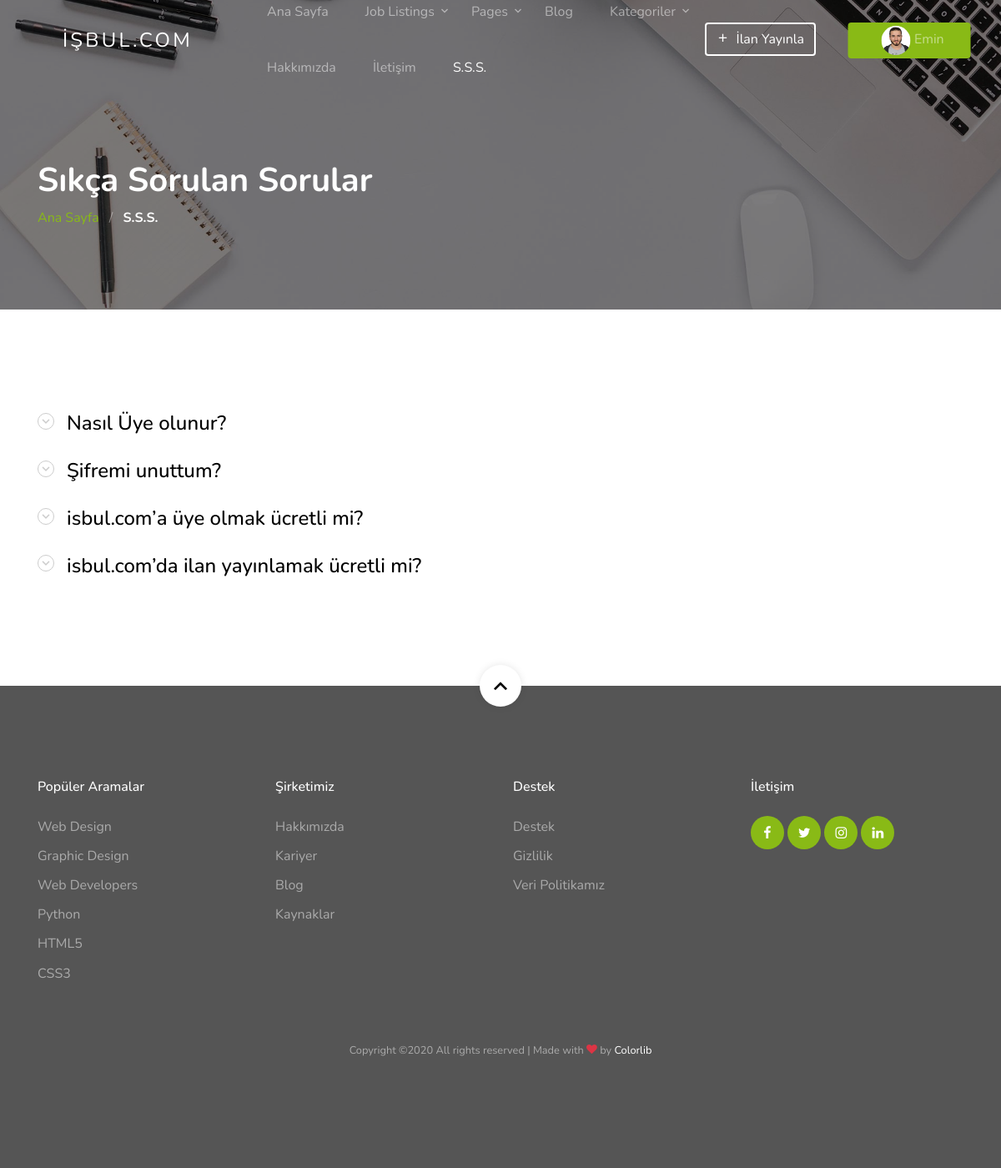
/home/faq.html (signed in), run on the app's committed database.
### home/models.py (models this page shows, shortened)
class Setting(models.Model):
    STATUS = (
        ('True', 'Evet'),
        ('False', 'Hayır'),
    )
    companyname = models.CharField(blank=True, max_length=20)
    title = models.CharField(max_length=150)
    keywords = models.CharField(max_length=255)
    trendingkey1 = models.CharField(blank=True, max_length=25)
    trendingkey2 = models.CharField(blank=True, max_length=25)
    trendingkey3 = models.CharField(blank=True, max_length=25)
    adaysayisi = models.CharField(blank=True, max_length=5)
    paylasilanissayisi = models.CharField(blank=True, max_length=5)
    yerlestirileniscisayisi = models.CharField(blank=True, max_length=5)
    sirketsayisi = models.CharField(blank=True, max_length=5)
    calisanSayisi = models.CharField(blank=True, max_length=5)
    ofisSayisi = models.CharField(blank=True, max_length=5)
    ozgecmisSayisi = models.CharField(blank=True, max_length=20)
    uyeSirketSayisi = models.CharField(blank=True, max_length=10)
    description = models.CharField(max_length=255)
    company = models.CharField(max_length=50)
    address = RichTextUploadingField()
    phone = models.CharField(blank=True, max_length=15)
    fax = models.CharField(blank=True, max_length=15)
    email = models.CharField(blank=True, max_length=50)
    smtpserver = models.CharField(blank=True, max_length=20)
    smtpemail = models.CharField(blank=True, max_length=20)
    smtppassword = models.CharField(blank=True, max_length=10)
    smtpport = models.CharField(blank=True, max_length=5)
    icon = models.ImageField(blank=True, upload_to='images/')
    facebook = models.CharField(blank=True, max_length=50)
    instagram = models.CharField(blank=True, max_length=50)
    twitter = models.CharField(blank=True, max_length=50)
    linkedin = models.CharField(blank=True, max_length=50)
    aboutusTitle = models.TextField(blank=True)
    aboutus = models.TextField(blank=True)
    aboutus2Title = models.TextField(blank=True)
    aboutus2 = models.TextField(blank=True)
    aboutusLink = models.TextField(blank=True)
    aboutusLink2 =models.TextField(blank=True)
    aboutusPicture = models.ImageField(blank=True, upload_to='images/aboutus')
    aboutusPicture2 = models.ImageField(blank=True, upload_to='images/aboutus')
    contact = models.TextField(blank=True)
    references = models.TextField()
    create_at = models.DateTimeField(auto_now_add=True)
    update_at = models.DateTimeField(auto_now=True)
    highlight_index = models.CharField(blank=True, max_length=30)
    highlight_about = models.CharField(blank=True, max_length=30)
    highlight_blog = models.CharField(blank=True, max_length=30)
    highlight_blogSingle = models.CharField(blank=True, max_length=30)
    highlight_contact = models.CharField(blank=True, max_length=30)
    highlight_faq = models.CharField(blank=True, max_length=30)
    highlight_gallery = models.CharField(blank=True, max_length=30)
    highlight_jobListings = models.CharField(blank=True, max_length=30)
    highlight_jobSingle = models.CharField(blank=True, max_length=30)
    highlight_portfolio = models.CharField(blank=True, max_length=30)
    highlight_login = models.CharField(blank=True, max_length=30)
    highlight_portfolioSingle = models.CharField(blank=True, max_length=30)
    highlight_postJob = models.CharField(blank=True, max_length=30)
    highlight_serviceSingle = models.CharField(blank=True, max_length=30)
    highlight_services = models.CharField(blank=True, max_length=30)
    highlight_testimonials = models.CharField(blank=True, max_length=30)

class FAQ(models.Model):
    STATUS = (
        ('True', 'True'),
        ('False', 'False'),
    )
    no = models.IntegerField()
    question = models.CharField(max_length=150)
    answer = models.TextField(max_length=500)
    status = models.CharField(max_length=10, choices=STATUS, default='New')
    created_at = models.DateTimeField(auto_now_add=True)
    updated_at = models.DateTimeField(auto_now=True)

### home/views.py (the view)
# urls.py: path('faq.html', views.faq, name='faq'),
def faq(request):
    setting = Setting.objects.get(pk=1)
    setting.highlight_faq = "nav-link active"
    sss = FAQ.objects.all().order_by('no')
    context = {'setting': setting,
               'sss': sss}
    return render(request, 'faq.html', context)

### home/templates/faq.html
{% extends "homebase.html" %}
{% block body %} {% include "content-faq.html" %} {% endblock %}

### home/templates/header.html (shortened to what this page needs)
{% load static %}
{% load thumbnail %}
<div class="site-wrap">
    <header class="site-navbar mt-3">
      <div class="container-fluid">
        <div class="row align-items-center">
          <div class="site-logo col-6"><a href="/">{{ setting.companyname }}</a></div>
          <nav class="mx-auto site-navigation">
            <ul class="site-menu js-clone-nav d-none d-xl-block ml-0 pl-0">
              <li><a href="/" class="{{ setting.highlight_index }}">Ana Sayfa</a></li>
              <li class="has-children">
                <a href="/job-listings.html">Job Listings</a>
              </li>
              <li class="has-children">
                <a href="/services.html">Pages</a>
              </li>
              <li><a href="/blog.html" class="{{ setting.highlight_blog }}">Blog</a></li>
              <li class="has-children">
                <a href="/job-listings.html">Kategoriler</a>
              </li>
              <li><a href="/about.html" class="{{ setting.highlight_about }}">Hakkımızda</a></li>
              <li><a href="/contact.html" class="{{ setting.highlight_contact }}">İletişim</a></li>
              <li><a href="/faq.html" class="{{ setting.highlight_faq }}">S.S.S.</a></li>
            </ul>
          </nav>
          <div class="right-cta-menu text-right d-flex aligin-items-center col-6">
            <div class="ml-auto">
                {% if user.id is not None %}
                    <nav class="ml-auto site-navigation " style="float: right; position: relative; left: 40%;">
                    <ul class="kullanici js-clone-nav d-sm-block ml-0 pl-0">
                    <li class="has-children" >
                        <a href="#" class="btn btn-primary border-width-2 d-none d-lg-inline-block">
                            {% thumbnail user.userprofile.image "35x35" crop="center" as im %}
                                <img style="border-radius: 50%;" src="{{ im.url }}" width="35" height="35">
                            {% endthumbnail %}
                            {{ user.first_name }}
                        </a>
                    </li>
                    </ul>
                    </nav>
                {% else %}
                    <a href="/login" class="btn btn-primary border-width-2 d-none d-lg-inline-block"><span class="mr-2 icon-lock_outline"></span>Giriş Yap</a>
                {% endif %}
            {% if user.id is not None %}
                <a href="/post-job.html" class="btn btn-outline-white border-width-2 d-none d-lg-inline-block"><span class="mr-2 icon-add"></span>İlan Yayınla</a>
            {% else %}
                <a href="/login" class="btn btn-outline-white border-width-2 d-none d-lg-inline-block"><span class="mr-2 icon-add"></span>İlan Yayınla</a>
            {% endif %}
            </div>
          </div>
        </div>
      </div>
    </header>

### home/templates/content-faq.html (shortened to what this page needs)
    {% load static %}
    <section class="section-hero overlay inner-page bg-image" style="background-image: url({% static 'images/hero_1.jpg' %});" id="home-section">
      <div class="container">
        <div class="row">
          <div class="col-md-7">
            <h1 class="text-white font-weight-bold">Sıkça Sorulan Sorular</h1>
            <div class="custom-breadcrumbs">
              <a href="index.html">Ana Sayfa</a> <span class="mx-2 slash">/</span>
              <span class="text-white"><strong>S.S.S.</strong></span>
            </div>
          </div>
        </div>
      </div>
    </section>
    <section class="site-section" id="accordion">
      <div class="container">
        <div class="row accordion justify-content-center block__76208">
          <div class="col-lg ml-auto">
              {% for question in sss %}
                <div class="accordion-item">
                  <h3 class="mb-0 heading">
                    <a class="btn-block h4" data-toggle="collapse" href="#collapse{{ question.no }}" role="button" aria-expanded="false" aria-controls="collapse{{ question.no }}">{{ question.question }}</a>
                  </h3>
                </div>
              {% endfor %}
          </div>
        </div>
      </div>
    </section>
  </div>
  </body>
</html>

### data on the page
Setting: companyname "İŞBUL.COM"
FAQ: question "Nasıl Üye olunur?"
FAQ: question "Şifremi unuttum?"
FAQ: question "isbul.com’a üye olmak ücretli mi?"
FAQ: question "isbul.com’da ilan yayınlamak ücretli mi?"

### other printed values
{{ user.first_name }} "Emin"
